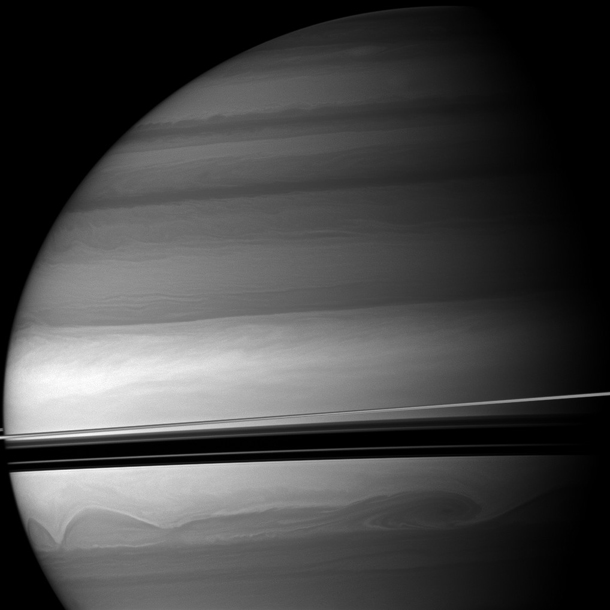
#> input picture saturn.jpg, 610 x 610 px
$ jupyter execute 2_Gaussian_Noise_Image.ipynb
#> lines starting #> are read from the running program, lines starting #| are printed output that depends on the picture
[cell 1]
import random
import matplotlib.pyplot as plt
import numpy as np

[cell 2]
width = 610
height = 610

[cell 3]
sigma=10

[cell 4]
noise_img=np.random.normal(loc=0, scale=1, size=(width,height)) * sigma

[cell 5]
print(noise_img)

[cell 6]
plt.imshow(noise_img,cmap='gray', vmin=0, vmax=10)
plt.colorbar()
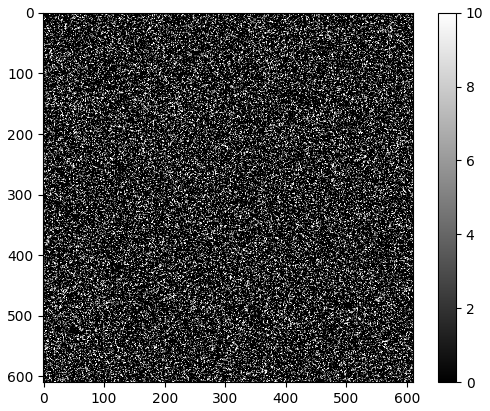
#> figure drawn by matplotlib, 2 panels

[cell 7]
from PIL import Image
img = Image.open('saturn.jpg').convert('L')
plt.imshow(img, cmap = 'gray')
plt.colorbar()
img.size
#> Out = (610, 610)
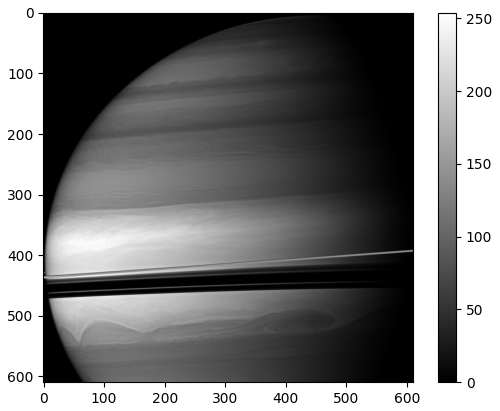
#> figure drawn by matplotlib, 2 panels

[cell 8]
import cv2 as cv
img_cv = cv.imread('saturn.jpg')
#> img_cv is the input picture: shape (610, 610, 3); min 0, max 254, mean 68.3

[cell 9]
result_img = img + noise_img
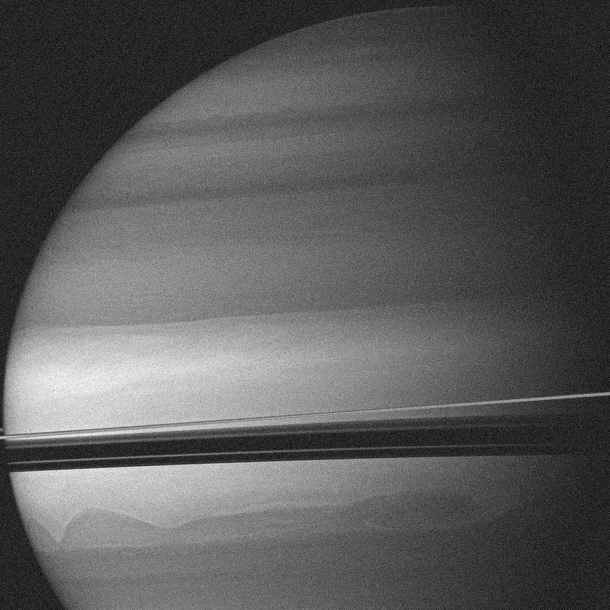
#> result_img: shape (610, 610) float64; min -48.52, max 280.2, mean 68.3; drawn with min black and max white

[cell 10]
plt.imshow(result_img, cmap = 'gray', vmin=0, vmax=255)
plt.colorbar()

[cell 11]
plt.plot(img_cv[400,:])
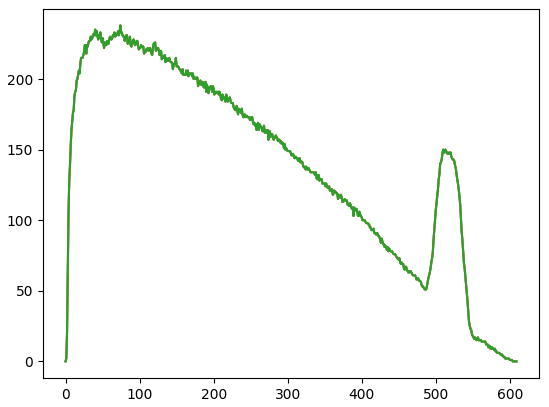
#> figure drawn by matplotlib, 1 panel; curve peaks at x = 74, y = 238; curve peaks at x = 74, y = 238; curve peaks at x = 74, y = 238

[cell 12]
plt.plot(result_img[400,:])
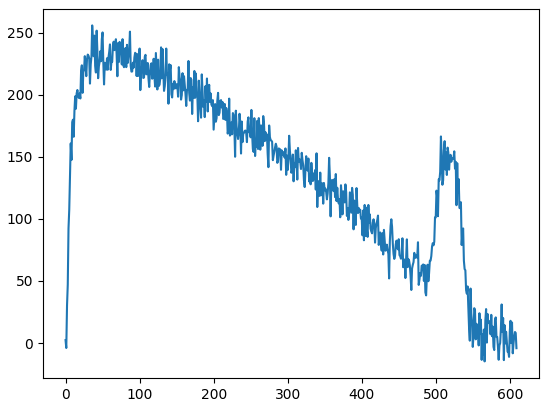
#> figure drawn by matplotlib, 1 panel; curve peaks at x = 36, y = 256

$ run again, with panda.jpg copied over saturn.jpg
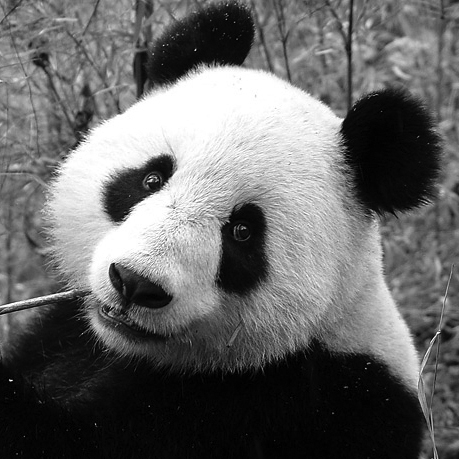
#> input picture panda.jpg, 459 x 459 px
#> img is the input picture: PIL image 459x459 L; min 0, max 255, mean 103.2
#> `[cell 7] from PIL import Image img = Image.open('saturn.jpg').convert(..`:
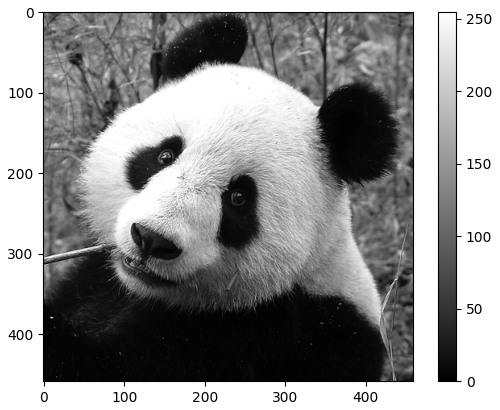
#> figure drawn by matplotlib, 2 panels
#> `[cell 11] plt.plot(img_cv[400,:])`:
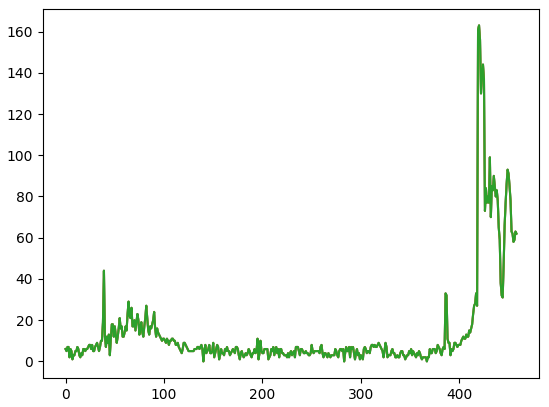
#> figure drawn by matplotlib, 1 panel; curve peaks at x = 420, y = 163; curve peaks at x = 420, y = 163; curve peaks at x = 420, y = 163
